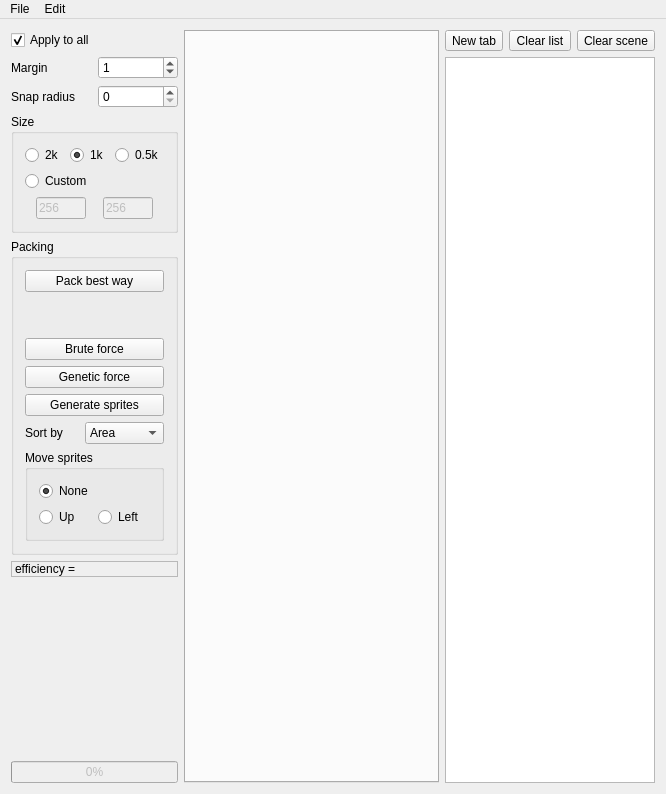
<?xml version="1.0" encoding="UTF-8"?>
<ui version="4.0">
 <class>MainWindow</class>
 <widget class="QMainWindow" name="MainWindow">
  <property name="geometry">
   <rect>
    <x>0</x>
    <y>0</y>
    <width>666</width>
    <height>794</height>
   </rect>
  </property>
  <property name="windowTitle">
   <string>AtlasCreator</string>
  </property>
  <property name="styleSheet">
   <string notr="true"/>
  </property>
  <widget class="QWidget" name="centralWidget">
   <layout class="QHBoxLayout" name="horizontalLayout_2">
    <item>
     <layout class="QGridLayout" name="gridLayout_2">
      <item row="1" column="0">
       <widget class="QLabel" name="labelMargin">
        <property name="text">
         <string>Margin</string>
        </property>
       </widget>
      </item>
      <item row="1" column="1">
       <widget class="QSpinBox" name="spinBoxMargin">
        <property name="value">
         <number>1</number>
        </property>
       </widget>
      </item>
      <item row="2" column="0">
       <widget class="QLabel" name="labelSnap">
        <property name="text">
         <string>Snap radius</string>
        </property>
       </widget>
      </item>
      <item row="2" column="1">
       <widget class="QSpinBox" name="spinBoxSnap"/>
      </item>
      <item row="3" column="0" colspan="2">
       <widget class="QGroupBox" name="groupBoxAtlasSize">
        <property name="sizePolicy">
         <sizepolicy hsizetype="Preferred" vsizetype="Preferred">
          <horstretch>0</horstretch>
          <verstretch>0</verstretch>
         </sizepolicy>
        </property>
        <property name="title">
         <string>Size</string>
        </property>
        <property name="flat">
         <bool>false</bool>
        </property>
        <property name="checkable">
         <bool>false</bool>
        </property>
        <layout class="QVBoxLayout" name="verticalLayout">
         <item>
          <layout class="QGridLayout" name="gridLayout_3">
           <item row="0" column="0">
            <widget class="QRadioButton" name="radioButton2048">
             <property name="text">
              <string>2k</string>
             </property>
            </widget>
           </item>
           <item row="0" column="1">
            <widget class="QRadioButton" name="radioButton1024">
             <property name="text">
              <string>1k</string>
             </property>
             <property name="checked">
              <bool>true</bool>
             </property>
            </widget>
           </item>
           <item row="0" column="2">
            <widget class="QRadioButton" name="radioButton512">
             <property name="text">
              <string>0.5k</string>
             </property>
            </widget>
           </item>
           <item row="2" column="0" colspan="3">
            <layout class="QHBoxLayout" name="horizontalLayout">
             <item>
              <widget class="QLineEdit" name="lineEditWidth">
               <property name="enabled">
                <bool>false</bool>
               </property>
               <property name="maximumSize">
                <size>
                 <width>50</width>
                 <height>16777215</height>
                </size>
               </property>
               <property name="inputMask">
                <string/>
               </property>
               <property name="text">
                <string>256</string>
               </property>
              </widget>
             </item>
             <item>
              <widget class="QLineEdit" name="lineEditHeight">
               <property name="enabled">
                <bool>false</bool>
               </property>
               <property name="maximumSize">
                <size>
                 <width>50</width>
                 <height>16777215</height>
                </size>
               </property>
               <property name="text">
                <string>256</string>
               </property>
              </widget>
             </item>
            </layout>
           </item>
           <item row="1" column="0" colspan="3">
            <widget class="QRadioButton" name="radioButtonCustom">
             <property name="enabled">
              <bool>true</bool>
             </property>
             <property name="text">
              <string>Custom</string>
             </property>
            </widget>
           </item>
          </layout>
         </item>
        </layout>
       </widget>
      </item>
      <item row="4" column="0" colspan="2">
       <widget class="QGroupBox" name="groupBoxPacking">
        <property name="title">
         <string>Packing</string>
        </property>
        <layout class="QVBoxLayout" name="verticalLayout_5">
         <item>
          <widget class="QPushButton" name="pushButtonPackBestWay">
           <property name="text">
            <string>Pack best way</string>
           </property>
          </widget>
         </item>
         <item>
          <spacer name="verticalSpacer_2">
           <property name="orientation">
            <enum>Qt::Vertical</enum>
           </property>
           <property name="sizeHint" stdset="0">
            <size>
             <width>20</width>
             <height>40</height>
            </size>
           </property>
          </spacer>
         </item>
         <item>
          <widget class="QPushButton" name="pushButtonBruteForce">
           <property name="text">
            <string>Brute force</string>
           </property>
          </widget>
         </item>
         <item>
          <widget class="QPushButton" name="pushButtonGA">
           <property name="text">
            <string>Genetic force</string>
           </property>
          </widget>
         </item>
         <item>
          <widget class="QPushButton" name="pushButtonGenerateSprites">
           <property name="text">
            <string>Generate sprites</string>
           </property>
          </widget>
         </item>
         <item>
          <layout class="QHBoxLayout" name="horizontalLayout_8">
           <item>
            <widget class="QLabel" name="labelSortBy">
             <property name="text">
              <string>Sort by</string>
             </property>
            </widget>
           </item>
           <item>
            <widget class="QComboBox" name="comboBoxSortBy">
             <item>
              <property name="text">
               <string>Area</string>
              </property>
             </item>
             <item>
              <property name="text">
               <string>Max side</string>
              </property>
             </item>
             <item>
              <property name="text">
               <string>Height</string>
              </property>
             </item>
             <item>
              <property name="text">
               <string>Width</string>
              </property>
             </item>
            </widget>
           </item>
          </layout>
         </item>
         <item>
          <widget class="QGroupBox" name="groupBoxMoveSprites">
           <property name="title">
            <string>Move sprites</string>
           </property>
           <layout class="QVBoxLayout" name="verticalLayout_6">
            <item>
             <widget class="QRadioButton" name="radioButtonMoveNone">
              <property name="text">
               <string>None</string>
              </property>
              <property name="checked">
               <bool>true</bool>
              </property>
             </widget>
            </item>
            <item>
             <layout class="QHBoxLayout" name="horizontalLayout_9">
              <item>
               <widget class="QRadioButton" name="radioButtonMoveUp">
                <property name="text">
                 <string>Up</string>
                </property>
               </widget>
              </item>
              <item>
               <widget class="QRadioButton" name="radioButtonMoveLeft">
                <property name="text">
                 <string>Left</string>
                </property>
               </widget>
              </item>
             </layout>
            </item>
           </layout>
          </widget>
         </item>
        </layout>
       </widget>
      </item>
      <item row="8" column="0" colspan="2">
       <widget class="QProgressBar" name="progressBarPackingProgress">
        <property name="enabled">
         <bool>false</bool>
        </property>
        <property name="sizePolicy">
         <sizepolicy hsizetype="Preferred" vsizetype="Preferred">
          <horstretch>0</horstretch>
          <verstretch>0</verstretch>
         </sizepolicy>
        </property>
        <property name="value">
         <number>0</number>
        </property>
        <property name="alignment">
         <set>Qt::AlignCenter</set>
        </property>
        <property name="textVisible">
         <bool>true</bool>
        </property>
        <property name="orientation">
         <enum>Qt::Horizontal</enum>
        </property>
        <property name="invertedAppearance">
         <bool>false</bool>
        </property>
        <property name="textDirection">
         <enum>QProgressBar::TopToBottom</enum>
        </property>
       </widget>
      </item>
      <item row="6" column="0" colspan="2">
       <spacer name="verticalSpacer">
        <property name="orientation">
         <enum>Qt::Vertical</enum>
        </property>
        <property name="sizeType">
         <enum>QSizePolicy::Expanding</enum>
        </property>
        <property name="sizeHint" stdset="0">
         <size>
          <width>20</width>
          <height>40</height>
         </size>
        </property>
       </spacer>
      </item>
      <item row="5" column="0" colspan="2">
       <widget class="QLabel" name="labelEfficiency">
        <property name="frameShape">
         <enum>QFrame::StyledPanel</enum>
        </property>
        <property name="frameShadow">
         <enum>QFrame::Sunken</enum>
        </property>
        <property name="text">
         <string>efficiency = </string>
        </property>
        <property name="textFormat">
         <enum>Qt::AutoText</enum>
        </property>
       </widget>
      </item>
      <item row="0" column="0" colspan="2">
       <widget class="QCheckBox" name="checkBoxApplyToAll">
        <property name="text">
         <string>Apply to all</string>
        </property>
        <property name="checked">
         <bool>true</bool>
        </property>
       </widget>
      </item>
      <item row="7" column="0" colspan="2">
       <widget class="QLabel" name="labelMiniMap">
        <property name="text">
         <string/>
        </property>
       </widget>
      </item>
     </layout>
    </item>
    <item>
     <widget class="QTabWidget" name="tabWidgetMainScene">
      <property name="tabPosition">
       <enum>QTabWidget::North</enum>
      </property>
      <property name="tabShape">
       <enum>QTabWidget::Triangular</enum>
      </property>
      <property name="currentIndex">
       <number>-1</number>
      </property>
      <property name="elideMode">
       <enum>Qt::ElideNone</enum>
      </property>
      <property name="usesScrollButtons">
       <bool>true</bool>
      </property>
      <property name="tabsClosable">
       <bool>true</bool>
      </property>
      <property name="movable">
       <bool>false</bool>
      </property>
     </widget>
    </item>
    <item>
     <layout class="QGridLayout" name="gridLayout">
      <item row="1" column="0" colspan="3">
       <widget class="QSpritesListWidget" name="spritesListWidget">
        <property name="sizePolicy">
         <sizepolicy hsizetype="Preferred" vsizetype="Expanding">
          <horstretch>0</horstretch>
          <verstretch>0</verstretch>
         </sizepolicy>
        </property>
        <property name="styleSheet">
         <string notr="true"/>
        </property>
        <property name="tabKeyNavigation">
         <bool>false</bool>
        </property>
        <property name="selectionMode">
         <enum>QAbstractItemView::ExtendedSelection</enum>
        </property>
        <property name="isWrapping" stdset="0">
         <bool>true</bool>
        </property>
        <property name="modelColumn">
         <number>0</number>
        </property>
        <property name="selectionRectVisible">
         <bool>true</bool>
        </property>
       </widget>
      </item>
      <item row="0" column="0">
       <widget class="QToolButton" name="toolButtonNewTab">
        <property name="sizePolicy">
         <sizepolicy hsizetype="Fixed" vsizetype="Fixed">
          <horstretch>0</horstretch>
          <verstretch>0</verstretch>
         </sizepolicy>
        </property>
        <property name="text">
         <string>New tab</string>
        </property>
       </widget>
      </item>
      <item row="0" column="1">
       <widget class="QToolButton" name="toolButtonClearList">
        <property name="sizePolicy">
         <sizepolicy hsizetype="Fixed" vsizetype="Fixed">
          <horstretch>0</horstretch>
          <verstretch>0</verstretch>
         </sizepolicy>
        </property>
        <property name="text">
         <string>Clear list</string>
        </property>
       </widget>
      </item>
      <item row="0" column="2">
       <widget class="QToolButton" name="toolButtonClearScene">
        <property name="text">
         <string>Clear scene</string>
        </property>
       </widget>
      </item>
     </layout>
    </item>
   </layout>
  </widget>
  <widget class="QMenuBar" name="menuBar">
   <property name="geometry">
    <rect>
     <x>0</x>
     <y>0</y>
     <width>666</width>
     <height>21</height>
    </rect>
   </property>
   <widget class="QMenu" name="menuFile">
    <property name="title">
     <string>File</string>
    </property>
    <addaction name="actionAddSprites"/>
    <addaction name="actionAddFolder"/>
    <addaction name="actionSaveAtlas"/>
   </widget>
   <widget class="QMenu" name="menuEdit">
    <property name="title">
     <string>Edit</string>
    </property>
    <addaction name="actionDeleteActiveItem"/>
    <addaction name="actionMoveItemUp"/>
    <addaction name="actionMoveItemDown"/>
    <addaction name="actionMoveItemLeft"/>
    <addaction name="actionMoveItemRight"/>
   </widget>
   <addaction name="menuFile"/>
   <addaction name="menuEdit"/>
  </widget>
  <action name="actionAddSprites">
   <property name="text">
    <string>Add sprites</string>
   </property>
   <property name="shortcut">
    <string>Ctrl+A</string>
   </property>
  </action>
  <action name="actionSaveAtlas">
   <property name="text">
    <string>Save atlas</string>
   </property>
   <property name="shortcut">
    <string>Ctrl+S</string>
   </property>
  </action>
  <action name="actionDeleteActiveItem">
   <property name="text">
    <string>Delete active item</string>
   </property>
   <property name="shortcut">
    <string>Del</string>
   </property>
  </action>
  <action name="actionMoveItemUp">
   <property name="text">
    <string>Move item up</string>
   </property>
   <property name="shortcut">
    <string>Up</string>
   </property>
  </action>
  <action name="actionMoveItemDown">
   <property name="text">
    <string>Move item down</string>
   </property>
   <property name="shortcut">
    <string>Down</string>
   </property>
  </action>
  <action name="actionMoveItemLeft">
   <property name="text">
    <string>Move item left</string>
   </property>
   <property name="shortcut">
    <string>Left</string>
   </property>
  </action>
  <action name="actionMoveItemRight">
   <property name="text">
    <string>Move item right</string>
   </property>
   <property name="shortcut">
    <string>Right</string>
   </property>
  </action>
  <action name="actionAddFolder">
   <property name="text">
    <string>Add folder</string>
   </property>
   <property name="shortcut">
    <string>Ctrl+F</string>
   </property>
  </action>
 </widget>
 <layoutdefault spacing="6" margin="11"/>
 <customwidgets>
  <customwidget>
   <class>QSpritesListWidget</class>
   <extends>QListWidget</extends>
   <header>qspriteslistwidget.h</header>
  </customwidget>
 </customwidgets>
 <resources/>
 <connections/>
</ui>
